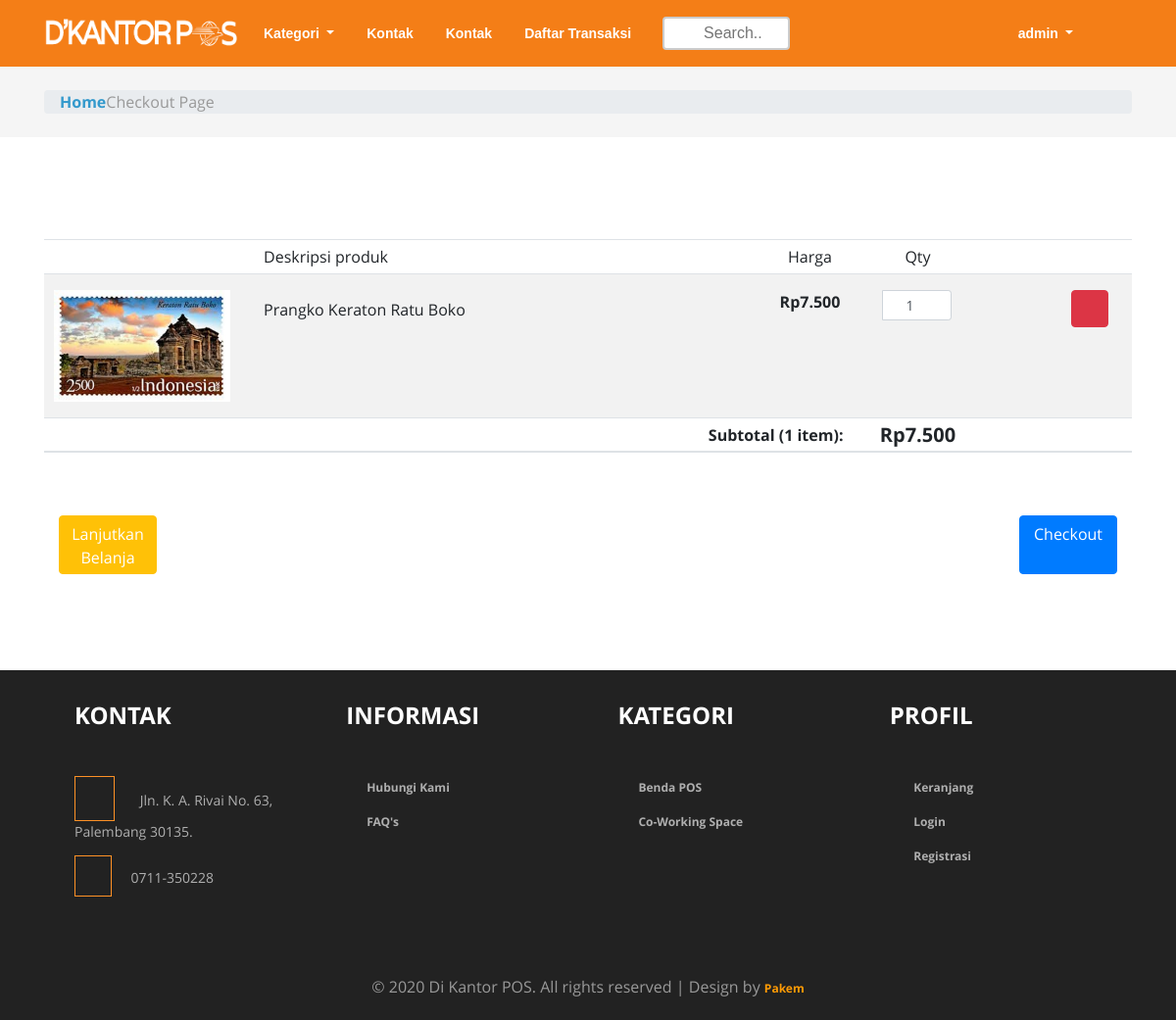
Screenshot of /keranjang/ (signed in) with the database file from the repository.
### website/models.py (models this page shows, shortened)
class User(AbstractUser):
    id = models.UUIDField(primary_key=True, default=uuid.uuid4, editable=False)
    username = None
    email = CustomEmailField(_('email'), unique=True, max_length=64)
    first_name = models.CharField(_('nama depan'), max_length=64)
    last_name = models.CharField(_('nama belakang'), max_length=64, null=True, blank=True)
    hp = models.CharField(_('hp'), max_length=14)
    password = models.CharField(_('password'), max_length=64)
    created_at = models.DateTimeField(auto_now_add=True)
    keranjang = models.ForeignKey(
        Keranjang,
        default=None,
        on_delete=models.CASCADE,
        null=True
    )
    USERNAME_FIELD = 'email'
    REQUIRED_FIELDS = []
    objects = managers.UserManager()
    def __str__(self):
        if self.first_name == '':
            return self.email
        return self.first_name+' '+ (self.last_name if self.last_name else '')

class IsiKeranjang(models.Model):
    id = models.UUIDField(primary_key=True, default=uuid.uuid4, editable=False)
    keranjang = models.ForeignKey(
        Keranjang,
        on_delete=models.CASCADE,
    )
    produk=models.ForeignKey(
        Produk,
        on_delete=models.CASCADE,
    )
    qty = models.IntegerField()
    subtotal = models.IntegerField()
    created_at = models.DateTimeField(auto_now_add=True)
    updated_at = models.DateTimeField(auto_now=True)

class Produk(models.Model):
    id = models.UUIDField(primary_key=True, default=uuid.uuid4, editable=False)
    kategori = models.ForeignKey(
        Kategori,
        on_delete=models.CASCADE
    )
    nama_produk = models.CharField(max_length=64)
    harga = models.IntegerField()
    deskripsi = models.TextField(null=True)
    stok = models.IntegerField()
    path_and_rename = PathAndRename("images/produk")
    help_text = 'Maximum file size allowed is {}Mb'.format(IMAGE_SIZE_LIMIT)
    foto = models.ImageField("Foto produk", upload_to=path_and_rename, validators=[validate_image], help_text=help_text)
    created_at = models.DateTimeField(auto_now_add=True)
    updated_at = models.DateTimeField(auto_now=True)
    class Meta:
        verbose_name_plural = 'Produk'

class Keranjang(models.Model):
    id = models.UUIDField(primary_key=True, default=uuid.uuid4, editable=False)
    jumlah_item = models.IntegerField(default=0)
    total = models.IntegerField(default=0)

### website/views.py (the view, shortened to what this page needs)
# urls.py: path('keranjang/', views.keranjang, name='keranjang'),
@login_required
def keranjang(request):
     request.session['keranjang'] = True
     user = request.user
     keranjang = user.keranjang
     items = models.IsiKeranjang.objects.filter(keranjang=keranjang)
     data = {
          'items': items,
          'keranjang': keranjang,
     }
     return render(request, 'keranjang.html', data)

### website/context_processors.py (called while the page is built)
def kategori(request):
    return {'daftar_kategori': models.Kategori.objects.all()}

### website/templates/keranjang.html (shortened to what this page needs)
{% extends 'base.html' %}
{% load static %}
{% block css %}
<link href="{% static 'website/css/keranjang.css' %}" rel="stylesheet">
{% endblock %}
{% block content %}
<div class="breadcrumbs">
	<div class="container">
		<ol class="breadcrumb breadcrumb1">
			<li><a href="{% url 'index' %}"><span class="glyphicon glyphicon-home" aria-hidden="true"></span>Home</a></li>
			<li class="active">Checkout Page</li>
		</ol>
	</div>
</div>
<div class="checkout">
	<div class="container">
		<div class="checkout-right table-responsive">
			<table class="table table-striped table-sm">
				<thead>
					<tr>
                        <td scope="col" class="text-center"></td>
                        <td scope="col" class="pl-4" style="max-width:360px">Deskripsi produk</td>
						<td scope="col" class="text-center" style="width:100px">Harga</td>
						<td scope="col" class="text-center" style="width:120px">Qty</td>
						<td scope="col" style="min-width:70px">&nbsp;</td>
					</tr>
				</thead>
				<tbody>
                    {% for item_keranjang in items %}
					<tr id="row-item-keranjang-{{ item_keranjang.id.hex }}" class="padded-row">
						<td scope="col" class="hidden-xs text-center" style="width:200px">
							<a href="{% url 'detail_product' item_keranjang.produk.id.hex %}"><img src="{{ item_keranjang.produk.foto.url }}" alt="..." class="img-responsive" style="object-fit: cover; max-height:180px;max-width:180px" /></a>
                        </td>
                        <td class="pl-4">
                            <p>{{ item_keranjang.produk.deskripsi}}</p>
                        </td>
						<td class="text-center">
                            <span class="convert-rupiah font-weight-bold">{{ item_keranjang.produk.harga}}</span>
                        </td>
						<td class="text-center">
							<div class="input-group flex-nowrap mx-auto" style="width: 70px;">
								<input type="number" min="1" id='qty-{{item_keranjang.id.hex}}' data-qty-id="{{item_keranjang.id.hex}}" class="input-qty form-control form-control-sm text-center px-2 bg-white" value="{{item_keranjang.qty }}" data-server-qty="{{ item_keranjang.qty}}">
                            </div>
						</td>
						<td class="text-right pr-4">
							<button class="btn btn-danger btn_hapus" data-item-keranjang="{{ item_keranjang.id.hex }}"><i class="fa fa-trash"></i></button>
						</td>
                    </tr>
                    {% endfor %}
				</tbody>
				<br>
				<thead>
					<tr>
						<th scope="col" colspan="3" class="text-right pr-3">Subtotal (<span id="jumlah-item">{{ keranjang.jumlah_item }}</span> item): </th>
                        <th scope="col" id='total-keranjang'  class="h5 text-center convert-rupiah font-weight-bold">{{ keranjang.total }}</th>
                        <th scope="col" class="text-center">&nbsp;</th>
					</tr>
				</thead>
			</table>
		</div>
		<br>
		<br>
		<div class="col">
			<div class="row">
				<div class="col">
					<a class="btn btn-warning text-white" style="height:60px; width: 100px;" href="{% url 'index' %}">Lanjutkan Belanja</a>
				</div>
				<div class="col text-right" >
					<a  class="btn btn-primary" style="height:60px; width: 100px;" href="{% url 'checkout' %}">
                        Checkout
                    </a>
				</div>
			</div>
		</div>
	</div>
</div>
{% endblock %}

### website/templates/base.html (shortened to what this page needs)
{% load static %}
<!DOCTYPE html>
<html>
<head>
    <link href="{% static 'website/bootstrap-4.5.2/css/bootstrap.css' %}" rel="stylesheet" type="text/css"
    media="all" />
    <link href="{% static 'website/css/bootstrap_extra.css' %}" rel="stylesheet" type="text/css" media="all" />
    <link href="{% static 'website/css/style.css' %}" rel="stylesheet" type="text/css" media="all" />
    <link href="{% static 'website/css/font-awesome.css' %}" rel="stylesheet">
    <link href="{% static 'website/css/FONT_raleway.css' %}" rel='stylesheet' type='text/css'>
    <link href="{% static 'website/css/FONT_open_sans.css' %}" rel='stylesheet' type='text/css'>
        {% block css %}{% endblock %}
  </head>
<body>
<nav class="navbar navbar-expand-lg navigation-agileits navbar-dark">
    <div class="container">
        <a class="navbar-brand" href="{% url 'index' %}">
            <img src="{% static 'website/images/dkantorpos.png' %}" alt="" style="width: 200px; height: 40px;">
        </a>
        <div class="collapse navbar-collapse" id="main_nav">
            <ul class="navbar-nav">
                    <li class="nav-item dropdown">
                        <a class="nav-link dropdown-toggle text-white" href="#" id="navbarDropdown" role="button"
                        data-toggle="dropdown" aria-haspopup="true" aria-expanded="false">
                            Kategori
                        </a>
                    </li>
                    <li class="nav-item"><a class="nav-link text-white" href="{% url 'contact' %}">Kontak</a></li>
                    <li class="nav-item"><a class="nav-link text-white" href="{% url 'contact' %}">Kontak</a></li>
                    {% if user.is_authenticated %}
                        <li class="nav-item"><a class="nav-link text-white" href="{% url 'daftar_transaksi' %}"> Daftar Transaksi</a></li>
                    {% endif %}
            </ul>
            <form action="{% url 'search' %}" method="POST" class="form-inline ml-4 lg-form my-2 my-lg-0">
                    <input type="text" name="name" placeholder="Search.." class="form-control-sm">
            </form>
            <ul class="navbar-nav ml-auto align-items-center">
                    {% if user.is_authenticated %}
                    <li class="dropdown nav-item">
                        <a href="#" class="dropdown-toggle nav-link text-white" data-toggle="dropdown">
                            {{ user }}<b class="caret"></b>
                        </a>
                    </li>
                    {% else %}
                    <li class="nav-item"><a class="nav-link text-white" href="{% url 'register' %}">Registrasi</a></li>
                    <li class="ml-0 nav-item"><a class="nav-link text-white" href="{% url 'login' %}">Masuk</a></li>
                    {% endif %}
                    <li class="nav-item">
                        <a class="nav-link text-white" href="{% url 'keranjang' %}" style="font-size: 24px;">
                            <i class="fa fa-shopping-cart" aria-hidden="true"></i>
                        </a>
                    </li>
            </ul>
        </div>
    </div>
</nav>
<div id="content py-2">
    {% block content %}{% endblock %}
</div>
<div class="footer">
    <div class="container">
        <div class="row ml-3">
            <div class="col-sm-12 col-md-3 w3_footer_grid">
                <h3>Kontak</h3>
                <ul class="address">
                    <li>
                        <i class="fa fa-map-marker" style="font-size: 22px;" aria-hidden="true"></i>
                        Jln. K. A. Rivai No. 63, Palembang 30135.
                    </li>
                    <li><i class="fa fa-phone" style="font-size: 20px;" aria-hidden="true"></i>0711-350228</li>
                </ul>
            </div>
            <div class="col-sm-12 col-md-3 w3_footer_grid">
                <h3>Informasi</h3>
                <ul class="info">
                    <li><i class="fa fa-arrow-right" aria-hidden="true"></i><a href="{% url 'contact' %}">Hubungi
                    Kami</a></li>
                    <li><i class="fa fa-arrow-right" aria-hidden="true"></i><a href="#">FAQ's</a></li>
                </ul>
            </div>
            <div class="col-sm-12 col-md-3 w3_footer_grid">
                <h3>Kategori</h3>
                <ul class="info">
                    <li><i class="fa fa-arrow-right" aria-hidden="true"></i><a href="#">Benda POS</a></li>
                    <li><i class="fa fa-arrow-right" aria-hidden="true"></i><a href="#">Co-Working Space</a></li>
                </ul>
            </div>
            <div class="col-md-3 w3_footer_grid">
                <h3>Profil</h3>
                <ul class="info">
                    <li><i class="fa fa-arrow-right" aria-hidden="true"></i>
                        <a href="{% url 'checkout' %}">Keranjang</a>
                    </li>
                    <li><i class="fa fa-arrow-right" aria-hidden="true"></i>
                        <a href="{% url 'login' %}">Login</a>
                    </li>
                    <li><i class="fa fa-arrow-right" aria-hidden="true"></i>
                        <a href="{% url 'register' %}">Registrasi</a>
                    </li>
                </ul>
            </div>
        </div>
    </div>
    <div class="footer-copy">
        <div class="container">
            <p>© 2020 Di Kantor POS. All rights reserved | Design by <a href="#">Pakem</a></p>
        </div>
    </div>
</div>
<link href="{% static 'website/css/skdslider.css' %}" rel="stylesheet">
</body>
</html>

### website/static/website/css/style.css (style rules this page uses)
* { margin:0; padding:0; }
html, body { font-family: 'Open Sans', sans-serif; background:#ffffff; }
ul li,ol li { font-size:14px; }
h1,h2,h3,h4,h5,h6,a { font-weight:700; }
nav { font-family: 'Raleway', sans-serif; }
ul,label { margin:0; padding:0; }
input[type="submit"],#PPMiniCart .minicart-submit,input[type="reset"],.agileinfo_mail_grid_left ul li a,.events_bottom_left2 ul li a,.w3ls_service_grids1_right a,ul.agileits_social_icons li a,.w3l_banner_nav_right_banner_pet a,.w3ls_w3l_banner_nav_right_grid_head_grid ul li a,.products-breadcrumb ul li a,.w3_footer_grid ul li a,.wthree_footer_copy p a,.agile_top_brand_left_grid1 .button,.w3ls_logo_products_left1 ul.special_items li a,.w3ls_logo_products_left1 ul.phone_email li a { transition: .5s ease-in; -webkit-transition: .5s ease-in; -moz-transition: .5s ease-in; -o-transition: .5s ease-in; -ms-transition: .5s ease-in; }
i.fa.fa-phone { margin-right: 10px; font-size: 20px; }
.navbar { position: relative; min-height: 50px; margin-bottom: 10px; border: 1px solid transparent; }
.navbar-collapse { padding: 0; }
.navigation-agileits { background: #F47E17 ; }
.navbar-nav > li { float: left; margin-left: 17px; }
.navbar-nav > li:nth-child(1) { margin-left: 0px; }
.navbar-collapse { padding: 0; box-shadow: none; }
.navbar { margin-bottom: 0; border: none; }
.footer { padding: 5em 0 2em; background: #2b2a2a; }
.w3_footer_grid h3 { color: #ffffff; font-size: 1.5em; margin-bottom: 1.8em; text-transform: uppercase; }
.w3_footer_grid ul li { list-style-type: none; margin-bottom: 1em; color: #afafaf; font-size: 14px; }
.w3_footer_grid ul.address li i { color:#fe9126; border: 1px solid #fe9126; padding: .5em; margin-right: 1em; }
.w3_footer_grid ul li a { color: #afafaf; text-decoration: none; }
i.fa.fa-arrow-right { color: #fe9126; margin-right: 10px; }
.footer-copy p { margin:4em 0 0; text-align:center; color:#999; line-height:1.8em; }
.footer-copy p a { color:#ff9b05; text-decoration:none; }
.breadcrumb1 li span { left: 0em; padding-right: 1em; color: #3399cc; }
.breadcrumbs { padding: 1.5em 0; background: #f5f5f5; }
.breadcrumb { margin-bottom: 0 !important; padding: 0 !important; }
.breadcrumb1 li { font-size: 1em; color: #999; }
.breadcrumb1 li a { color: #3399cc; text-decoration: none; }
.checkout { padding: 5em 0; }
body { background:url(assets/img/white_leather.png) repeat 0 0; }
h3 { font-size: 18px;line-height: 1.5em; }
.footer { background-color:#222; color:#eee; padding: 28px 8px 18px; margin-top: 18px; }
.footer a { color:#bbb; font-size:12px; }

### website/static/website/css/keranjang.css (style rules this page uses)
tr.padded-row > td { padding-top: 16px; padding-bottom: 16px; }

### website/templates/base.html (style rules this page uses)
input[type=text] { width: 130px; box-sizing: border-box; border: 2px solid #ccc; border-radius: 4px; font-size: 16px; background-color: white; background-image: url('searchicon.png'); background-position: 10px 10px; background-repeat: no-repeat; padding: 8px 20px 8px 40px; -webkit-transition: width 0.3s ease-in-out; transition: width 0.3s ease-in-out; }

### rows the page displays
User: first_name+email "admin"
IsiKeranjang: produk.foto (picture), produk.deskripsi "Prangko Keraton Ratu Boko", qty "1"
Keranjang: jumlah_item "1"
